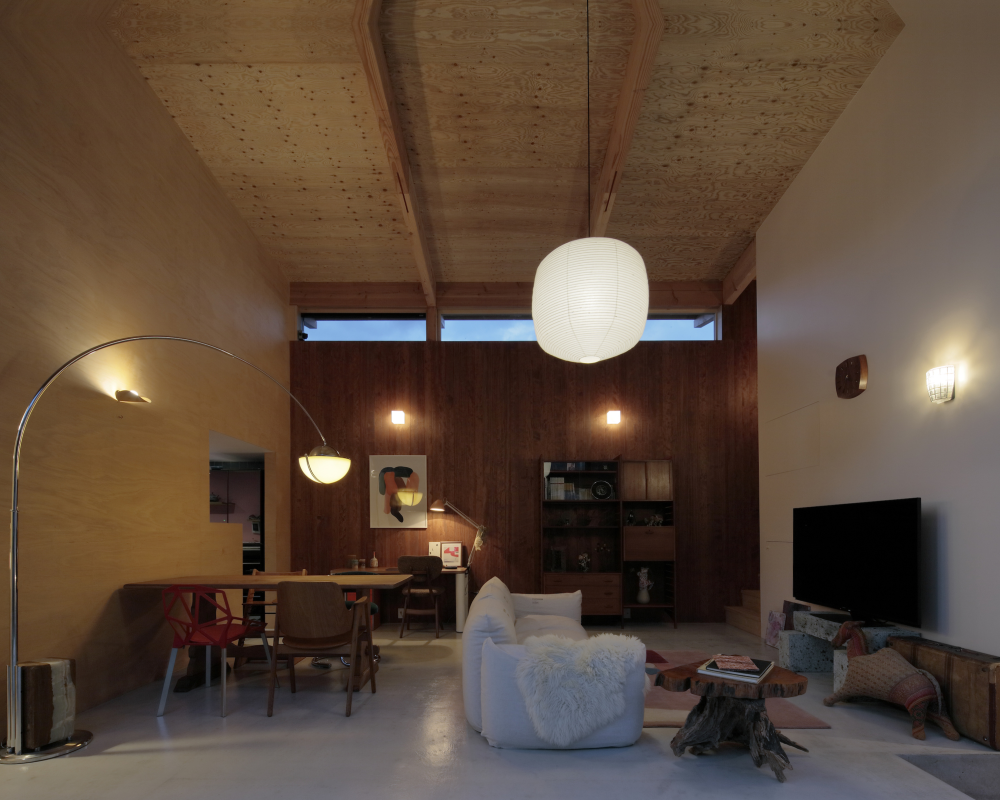
#> input picture inbox/out/2026-11-01_den-lech-mau-go/source_h21.png, 2000 x 1600 px (shown at 1/2 size)
$ python cover_ep19.py
#> lines starting #> are read from the running program, lines starting #| are printed output that depends on the picture
### engine/sketch_anim/sketch_reel.py
# -*- coding: utf-8 -*-
"""Engine reel nhiều cảnh theo phong cách "animation sketch lắp ráp" (TASK_INSTRUCTION mục 00b).

- Ảnh chụp phủ kín khung 1080x1920; cảnh có `empty` mở bằng ảnh phòng trống, nét viền kem bay vào
  lắp từng món rồi hoà sang ảnh thật.
- `objs`: nét kem (hoặc cam) bay vào, xoay, nảy rồi đáp đúng chỗ, chỉ vào chi tiết lời đang nói.
- `rays`: nét cam vẽ dần (đường đi ánh sáng, mũi tên).
- `img2` + `fade`: hoà sang ảnh thứ hai cùng hình học (ví dụ ban ngày sang chạng vạng) ngay trong cảnh.
- Sơ đồ (IMGS kind='diagram'): nét mực hiện dần theo nhóm và thứ tự vẽ trên nền trắng (mục 0.6j).
- Đổi ảnh: hoà tan 0,45 s; cùng ảnh: camera lia 1,1 s.
- Chữ: header, phụ đề, dòng nguồn chung trong một hộp trắng thẳng, không băng keo (mục 00b.3);
  cảnh sơ đồ viết thẳng lên nền trắng. Mọi chữ trong y 340–1490, nửa dưới x ≤ 960 (mục 6a).

Tập dùng engine bằng cách viết một file dữ liệu (xem inbox/out/2026-11-01_den-lech-mau-go/engine_ep19/reel_ep19.py)
gọi `run(EP)`. Chế độ: `frames` (khung chính + storyboard) hoặc `video` (mp4 không tiếng).
"""
import os, sys, math, json, subprocess
import numpy as np, cv2
from PIL import Image, ImageDraw, ImageFont

HERE = os.path.dirname(os.path.abspath(__file__))
sys.path.insert(0, HERE)
from sketch_assemble import jitter, partial, place, ease, prog, arrow  # noqa: E402

FONT = os.path.join(HERE, '..', 'PatrickHand-Regular.ttf')
W, H, FPS = 1080, 1920, 30
CREAM = (205, 236, 246)       # BGR
ORANGE = (43, 86, 224)        # BGR
INKC = (40, 36, 32)           # BGR nét mực sẫm cho phòng trắng
INK_TXT = (38, 34, 30)        # RGB chữ nâu
XFADE, PAN = 0.45, 1.1


def font(sz):
    return ImageFont.truetype(FONT, sz)


def wrap(text, f, maxw, dr):
    words, lines, cur = text.split(), [], ''
    for wd in words:
        tst = (cur + ' ' + wd).strip()
        if dr.textlength(tst, font=f) <= maxw:
            cur = tst
        else:
            lines.append(cur); cur = wd
    lines.append(cur)
    return lines


# ---------------- ảnh và sơ đồ ----------------
class Source:
    # [30 lines left out: function __init__, not called in this run]

    def D(self, pts):
        """toạ độ sơ đồ gốc -> toạ độ ảnh làm việc đã phóng."""
        return [((x - self.off[0]) * self.scale, (y - self.off[1]) * self.scale) for x, y in pts]

    def _box(self, g):
        return [int(round(v)) for v in ((g['box'][0] - self.off[0]) * self.scale, (g['box'][1] - self.off[1]) * self.scale,
                                        (g['box'][2] - self.off[0]) * self.scale, (g['box'][3] - self.off[1]) * self.scale)]

    # [39 lines left out: functions _assign, _order_map, not called in this run]


def cam_matrix(cx, cy, ch, ih, iw, fill_frame=True):
    cw = ch * W / H
    if fill_frame:
        cw_ = min(cw, iw); ch_ = cw_ * H / W
        if ch_ > ih:
            ch_ = ih; cw_ = ch_ * W / H
        cw, ch = cw_, ch_
        cx = min(max(cx, cw / 2), iw - cw / 2)
        cy = min(max(cy, ch / 2), ih - ch / 2)
    s = H / ch
    return np.float32([[s, 0, W / 2 - cx * s], [0, s, H / 2 - cy * s]]), s


def lerp_cam(a, b, p):
    return [a[i] + (b[i] - a[i]) * p for i in range(3)]


# ---------------- hộp chữ ----------------
# [54 lines left out: functions text_layer, qa_text, not called in this run]


# ---------------- dựng một khung của một cảnh ----------------
class EndVideo:
    """Khung cuối từ video mockup sổ tay AH+ (1080x1350, như tập 14–17): đặt đúng khung 4:5 (y 285–1635),
    hai dải trên dưới lấp bằng phản chiếu; chữ trắng có bóng mờ ở mảng vải phía trên iPad, credit ở dải dưới."""
    # [195 lines left out: functions __init__, frame, render_scene, timeline, frame_at, run, not called in this run]

### engine/sketch_anim/sketch_assemble.py
# -*- coding: utf-8 -*-
"""Demo phong cách theo video mẫu chủ Trang gửi (2026-11-01):
ảnh phủ kín khung, bắt đầu từ phòng trống; từng món đồ là nét viền dày màu kem,
vẽ tay đơn giản, bay vào từ mép khung, xoay, nảy rồi đáp đúng chỗ; đủ đồ thì hoà sang ảnh thật.
Sau đó cùng kiểu nét bay vào để chỉ ô kính, rồi nét cam vẽ đường đi ánh sáng.

Chạy: python3 -I sketch_assemble.py <ảnh_thật_1600x2400> <ảnh_phòng_trống> <thư_mục_ra>
"""
import os, sys, math, subprocess
import numpy as np, cv2
from PIL import Image, ImageDraw, ImageFont

HERE = os.path.dirname(os.path.abspath(__file__))
FONT = os.path.join(HERE, '..', 'PatrickHand-Regular.ttf')
W, H, FPS = 1080, 1920, 30
CREAM = (205, 236, 246)      # BGR của kem (246,236,205)
ORANGE = (43, 86, 224)       # BGR của cam nhấn
DUR = 13.6

HEAD = 'AH DECODE · ÁNH SÁNG TỪ TRÊN CAO'
CREDIT = 'Ảnh dự án: Union Street House · Prior Barraclough · ảnh Ben Hosking'
SUBS = [  # (bắt đầu, kết thúc, chữ, vị trí giấy: 'top' | 'bottom' | 'left', bề rộng)
    (0.2, 6.6, 'Nhà hai bên chung tường, lấy ánh sáng ở đâu bây giờ?', 'top', 960),
    (7.3, 9.7, 'Ở Union Street House, ánh sáng vào từ ô kính cao sát mái.', 'bottom', 960),
    (9.9, DUR, 'Nó chạm vách lam gỗ và trần trước, rồi mới xuống bàn ăn.', 'left', 600)]
CAMS = [(0.0, 800, 1250, 2400), (6.6, 800, 1240, 2250),
        (7.5, 600, 650, 1380), (9.6, 600, 660, 1330),
        (10.4, 800, 1180, 2300), (DUR, 800, 1180, 2240)]
T_REAL = (5.3, 6.1)          # hoà sang ảnh thật
T_FADE1 = (5.7, 6.4)         # nét đồ đạc mờ đi


def R(x0, y0, x1, y1):
    return [(x0, y0), (x1, y0), (x1, y1), (x0, y1), (x0, y0)]


def circle(cx, cy, r, n=28):
    return [(cx + r * math.cos(a), cy + r * math.sin(a)) for a in np.linspace(0, 2 * math.pi, n)]


# mỗi món: (tên, thời điểm bay vào, hướng bay vào (dx, dy), góc xoay ban đầu, các nét)
OBJS = [
    ('thảm', 0.5, (900, 500), 18, [[(605, 2165), (1300, 2115), (1640, 2110)], [(605, 2165), (705, 2420)]]),
    ('đảo bếp', 1.0, (-1100, 200), -22, [R(480, 1572, 1200, 1594), [(486, 1594), (486, 1925), (1195, 1925), (1195, 1594)],
                                          [(1035, 1572), (1035, 1470), (1010, 1460), (1003, 1490)]]),
    ('bàn', 1.5, (0, 1400), 25, [[(770, 1648), (1318, 1642), (1395, 1706), (950, 1722), (770, 1648)],
                                 [(952, 1722), (955, 2100)], [(1387, 1710), (1385, 1990)],
                                 [(785, 1652), (786, 1985)], [(1315, 1646), (1316, 1950)]]),
    ('ghế 1', 2.0, (-1000, 900), -30, [[(790, 2080), (790, 1665), (840, 1680), (840, 1840)], R(790, 1840, 1050, 1872),
                                       [(840, 1872), (840, 2085)], [(1000, 1872), (1000, 2040)], [(1045, 1872), (1045, 2045)]]),
    ('ghế 2', 2.4, (-900, -300), 20, [[(725, 2000), (725, 1655), (770, 1660), (770, 1810)], [(725, 1810), (795, 1810)],
                                      [(770, 1810), (770, 1990)]]),
    ('ghế 3', 2.8, (1000, -400), 28, [[(1240, 1785), (1240, 1648), (1318, 1640), (1318, 1990)], R(1070, 1785, 1310, 1810),
                                      [(1080, 1810), (1080, 1990)], [(1130, 1810), (1130, 1930)]]),
    ('ghế 4', 3.2, (1100, 700), -26, [[(1350, 1815), (1350, 1660), (1435, 1655), (1435, 2060)], R(1160, 1815, 1380, 1845),
                                      [(1170, 1845), (1170, 2065)], [(1225, 1845), (1225, 2025)], [(1380, 1845), (1380, 2000)]]),
    ('ghế đôn', 3.6, (900, 1000), 35, [[(1300, 2050), (1330, 2010), (1450, 2000), (1640, 2000)], [(1300, 2050), (1310, 2100), (1640, 2100)],
                                       [(1310, 2100), (1312, 2420)]]),
    ('kệ', 4.0, (900, -900), -24, [[(880, 800), (1145, 795), (1150, 815), (890, 825), (880, 800)],
                                   [(895, 822), (895, 950)], [(1140, 815), (1140, 955)], circle(1055, 750, 38),
                                   R(825, 895, 910, 955)]),
]
WIN = [  # cảnh 2: ô kính và vách lam bay vào
    ('vách lam', 8.0, (-900, -600), -20, [R(200, 215, 705, 940), [(200, 465), (705, 465)], [(200, 690), (705, 690)],
                                          [(535, 215), (535, 940)]]),
    ('ô kính', 8.5, (900, -700), 22, [R(712, 330, 915, 950)]),
]
T_FADE2 = (9.6, 10.2)
RAYS = [  # cảnh 3: đường đi ánh sáng (nét cam)
    (10.6, [(860, 380), (1060, 210), (1300, 170), (1330, 700), (1250, 1640)]),
    (10.9, [(450, 780), (560, 1000), (720, 1300), (880, 1660)]),
    (11.2, [(820, 520), (930, 1000), (1030, 1400), (1080, 1660)]),
]


def ease(x):
    x = min(max(x, 0.0), 1.0)
    return x * x * (3 - 2 * x)


def prog(t, a, b):
    return min(max((t - a) / (b - a), 0.0), 1.0)


# [93 lines left out: functions spring, cam_at, cam_matrix, jitter, partial, place and 2 more, not called in this run]


# ---------------- chữ: giấy ghi chú dán băng keo ----------------
def font(sz):
    return ImageFont.truetype(FONT, sz)


# [115 lines left out: functions wrap, tape, note, credit_tag, render, not called in this run]


# [2 lines that do not run on import are left out]

### inbox/out/2026-11-01_den-lech-mau-go/engine_ep19/cover_ep19.py
# -*- coding: utf-8 -*-
"""Ảnh bìa tập 19: ảnh chạng vạng phủ kín khung, hộp chữ trắng thẳng (mục 00b)."""
import os, sys
import cv2, numpy as np
from PIL import Image, ImageDraw
HERE = os.path.dirname(os.path.abspath(__file__)); OUT = os.path.dirname(HERE)
REPO = HERE
while not os.path.exists(os.path.join(REPO, 'engine', 'sketch_anim', 'sketch_reel.py')):
    REPO = os.path.dirname(REPO)
sys.path.insert(0, os.path.join(REPO, 'engine', 'sketch_anim'))
from sketch_reel import cam_matrix, font, wrap, W, H  # noqa: E402
img = cv2.imread(os.path.join(OUT, 'source_h21.png'))
#> img is the input picture: shape (1600, 2000, 3); mean B, G, R 58.7, 72.7, 90.7
M, s = cam_matrix(820, 1000, 1350, *img.shape[:2])
#> M = [[1.42, 0, -626.2], [0, 1.42, -355.6]]; s = 1.42
f = cv2.warpAffine(img, M, (W, H), flags=cv2.INTER_LINEAR, borderMode=cv2.BORDER_REFLECT)
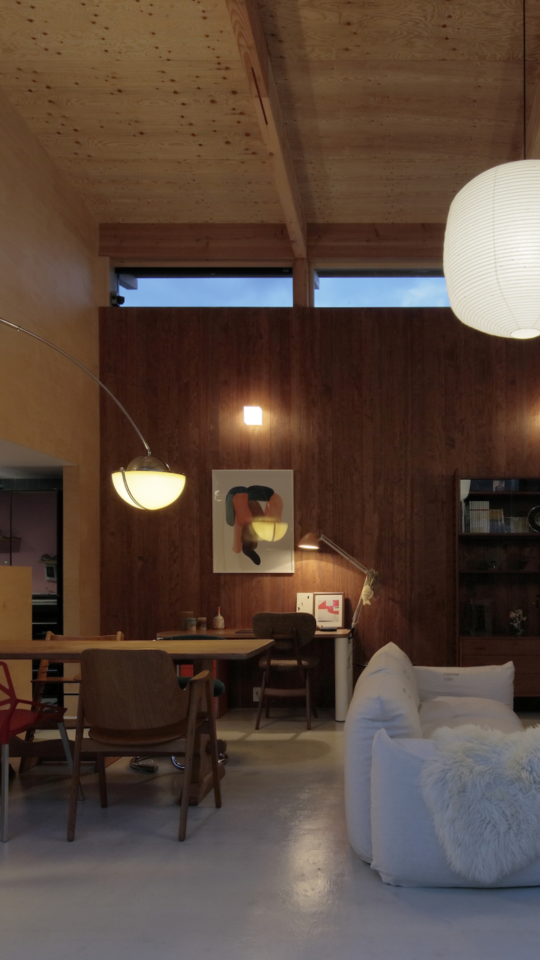
#> f: shape (1920, 1080, 3) (shown at 1/2 size); mean B, G, R 59.6, 70.2, 88.4
im = Image.fromarray(f[..., ::-1]); d = ImageDraw.Draw(im)
x, y, w = 60, 336, 960
lines = wrap('Ban ngày hợp, tối bật đèn lại lệch tông?', font(80), w - 70, d)
#> lines = ['Ban ngày hợp, tối bật', 'đèn lại lệch tông?']
hh = 30 + 40 + 92 * len(lines) + 70
#> hh = 324
d.rectangle([x, y, x + w, y + hh], fill=(255, 255, 255))
d.text((x + 34, y + 24), 'AH DECODE · ĐÈN LÀM LỆCH MÀU GỖ', font=font(32), fill=(95, 90, 85))
for j, ln in enumerate(lines):
    d.text((x + 34, y + 70 + j * 92), ln, font=font(80), fill=(38, 34, 30))
#> this loop made 2 passes
d.text((x + 34, y + 70 + 92 * len(lines) + 12), 'Chỉ số Ra, R9 trên nhãn đèn nói gì về màu gỗ', font=font(36), fill=(110, 105, 100))
im.save(os.path.join(OUT, 'anh_bia_den-lech-mau-go.png'))
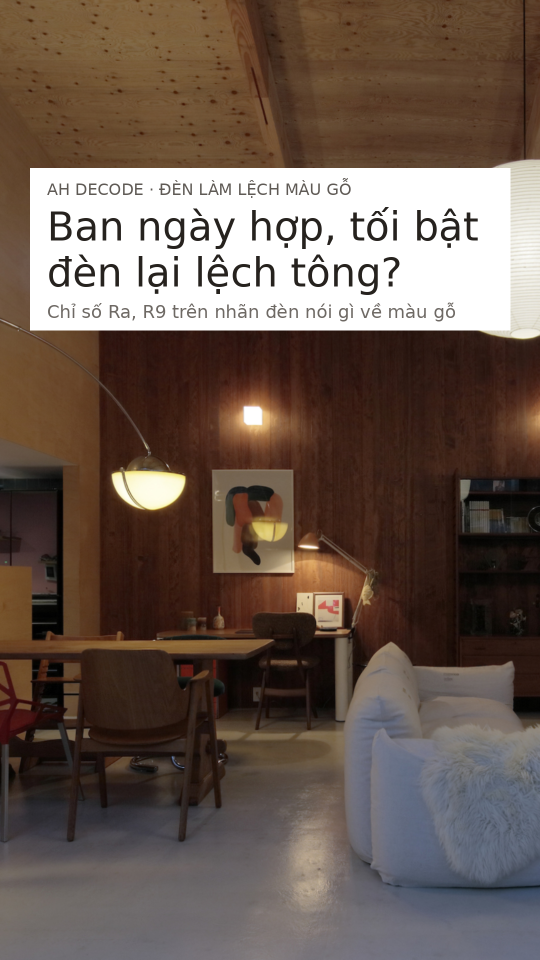
#> saved as anh_bia_den-lech-mau-go.png: PIL image 1080x1920 RGB (shown at 1/2 size); mean R, G, B 108, 91.9, 82.4
print('xong bìa')
